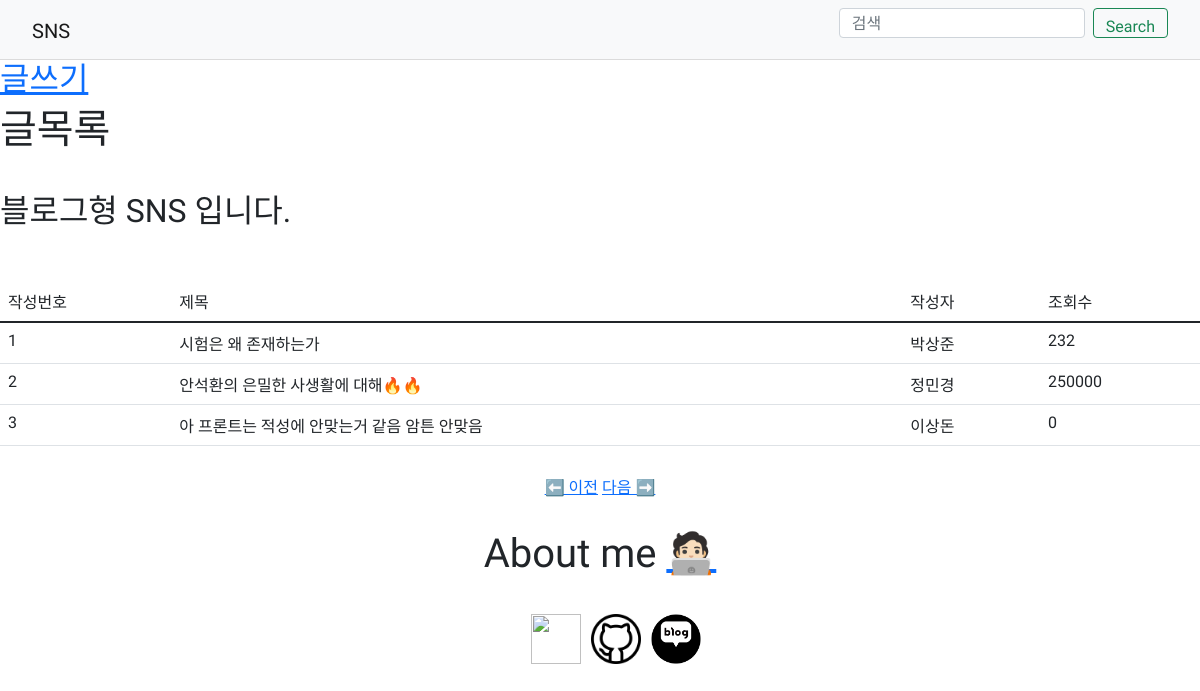
The app's page /, older data.
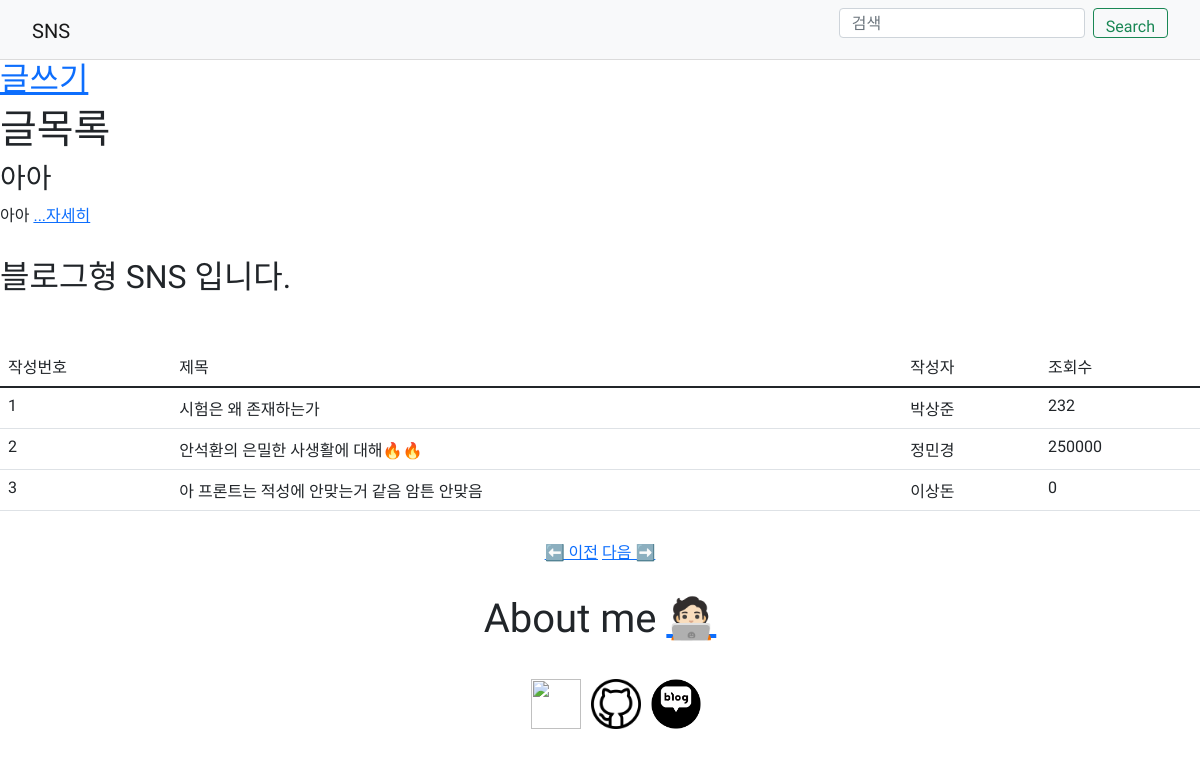
The same page, newer data.
### main/models.py (models this page shows, shortened)
class Post(models.Model):
    id = models.AutoField(primary_key=True)
    title = models.CharField(max_length=200)
    writer = models.CharField(max_length=100)
    pub_date = models.DateTimeField()
    body = models.TextField()
    image = models.ImageField(upload_to="post/", blank=True, null=True)
    def summary(self):
        return self.body[:20]

### main/views.py (the view)
# urls.py: path('', showmain, name="showmain"),
def showmain(request):
    posts = Post.objects.all()
    return render(request, 'main/mainpage.html', {'posts': posts})

### main/templates/main/mainpage.html (shortened to what this page needs)
{% extends 'base.html' %}
{% load static %}
{% block content %}
<head>
    <link rel="stylesheet" type="text/css" href="{% static 'css/snscss.css' %}">
    <link href="https://cdn.jsdelivr.net/npm/bootstrap@5.1.3/dist/css/bootstrap.min.css" rel="stylesheet">
</head>
    <main>
        <h2>블로그형 SNS 입니다.</h2>
        <table class="table">
            <thead>
                <td>작성번호</td>
                <td>제목</td>
                <td>작성자</td>
                <td>조회수</td>
            </thead>
            <tr>
                <td>1</td>
                <td>시험은 왜 존재하는가</td>
                <td>박상준</td>
                <td>232</td>
            </tr>
            <tr>
                <td>2</td>
                <td>안석환의 은밀한 사생활에 대해🔥🔥</td>
                <td>정민경</td>
                <td>250000</td>
            </tr>
            <tr>
                <td>3</td>
                <td>아 프론트는 적성에 안맞는거 같음 암튼 안맞음</td>
                <td>이상돈</td>
                <td>0</td>
            </tr>
        </table>
    </main>
    <article>
        <a class="num" href="#">⬅️ 이전</a>
        <a class="num" href="#">다음 ➡️</a><br><br>
        <span>About me   <a class="num" href="{% url 'main:intro' %}">🧑🏻‍💻</a></span>
    </article>
    <div class="icon">
        <ul class="gnb01 clearfixed">
            <li><a href="https://www.instagram.com/charm_0ne/"><img class="insta" width="50px" height="50px" src="{% static 'images/insta.jpeg' %}"></a></li>
            <li><a href="https://github.com/SeongJoon-K"><img class="insta" width="50px" height="50px"  src="{% static 'images/githu.png' %}"></a></li>
            <li><a href="https://blog.naver.com/jobcho6320"><img class="insta" width="50px" height="50px"  src="{% static 'images/blog.png' %}"></a></li>
        </ul>
    </div>
</body>
</html>
{% endblock %}

### sns_project/templates/base.html (shortened to what this page needs)
{% load static %}
{% include 'shared/_navbar.html' %}
<h2><a href="{% url 'main:new' %}">글쓰기</a></h2>
<h1>글목록</h1>
    <div>
        {% for post in posts %}
        <div>
            <h3>{{post.title}}</h3>
            {{post.writer}}
            <a href="{% url 'main:detail' post.id %}">...자세히</a>
        </div>
        {%endfor%}
    </div>
    {% block content %}
    {% endblock %}

Row changes from the older to the newer data that the page shows:
added Post: title "아아", writer "아아"
